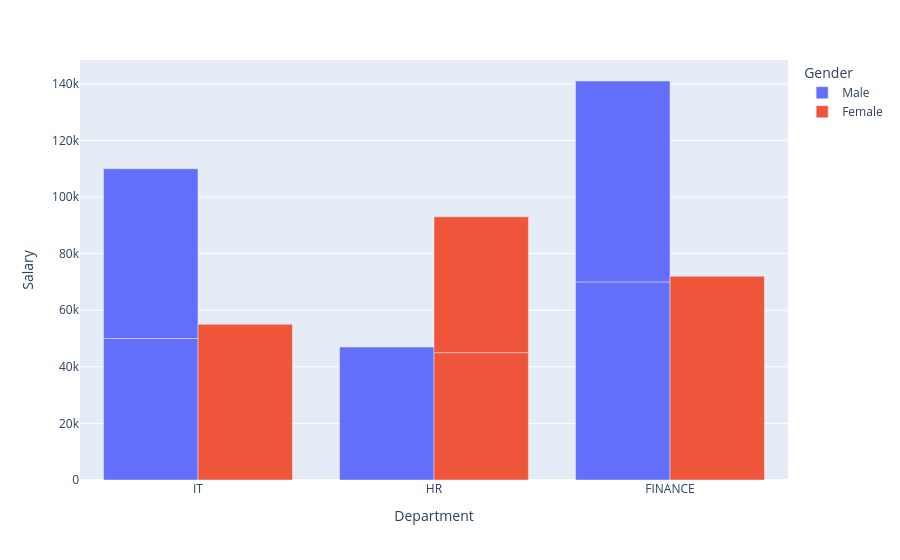

The notebook cell this image was saved under:
### Code cell
data={"Department":['IT','IT','IT','HR','HR','HR','FINANCE','FINANCE','FINANCE'],
      'Gender':['Male','Female','Male','Female','Male','Female','Male','Female','Male'],
      'Salary':[50000,55000,60000,45000,47000,48000,70000,72000,71000],
    'Exp':[1,2,3,4,5,6,7,8,9]}
df=pd.DataFrame(data)
fig=px.bar(df,x='Department',y='Salary',color='Gender',barmode='group')
fig.show()

### Figure 1 — Plotly figure (JSON) as saved in the notebook; plotly's stock layout.template omitted (floating-point values rounded to 4 significant figures)
{"data": [{"alignmentgroup": "True", "hovertemplate": "Gender=Male<br>Department=%{x}<br>Salary=%{y}<extra></extra>", "legendgroup": "Male", "marker": {"color": "#636efa", "pattern": {"shape": ""}}, "name": "Male", "offsetgroup": "Male", "orientation": "v", "showlegend": true, "textposition": "auto", "type": "bar", "x": ["IT", "IT", "HR", "FINANCE", "FINANCE"], "xaxis": "x", "y": [50000, 60000, 47000, 70000, 71000], "yaxis": "y"}, {"alignmentgroup": "True", "hovertemplate": "Gender=Female<br>Department=%{x}<br>Salary=%{y}<extra></extra>", "legendgroup": "Female", "marker": {"color": "#EF553B", "pattern": {"shape": ""}}, "name": "Female", "offsetgroup": "Female", "orientation": "v", "showlegend": true, "textposition": "auto", "type": "bar", "x": ["IT", "HR", "HR", "FINANCE"], "xaxis": "x", "y": [55000, 45000, 48000, 72000], "yaxis": "y"}], "layout": {"barmode": "group", "legend": {"title": {"text": "Gender"}, "tracegroupgap": 0}, "margin": {"t": 60}, "xaxis": {"anchor": "y", "domain": [0, 1], "title": {"text": "Department"}}, "yaxis": {"anchor": "x", "domain": [0, 1], "title": {"text": "Salary"}}}}
